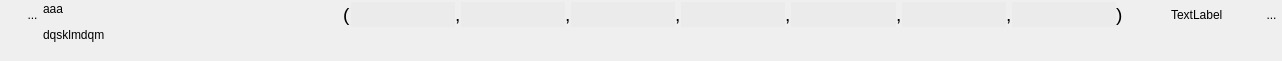
<?xml version="1.0" encoding="UTF-8"?>
<ui version="4.0">
 <class>WidgetTuple7</class>
 <widget class="QWidget" name="WidgetTuple7">
  <property name="geometry">
   <rect>
    <x>0</x>
    <y>0</y>
    <width>1282</width>
    <height>61</height>
   </rect>
  </property>
  <property name="sizePolicy">
   <sizepolicy hsizetype="Preferred" vsizetype="Minimum">
    <horstretch>0</horstretch>
    <verstretch>0</verstretch>
   </sizepolicy>
  </property>
  <property name="minimumSize">
   <size>
    <width>0</width>
    <height>0</height>
   </size>
  </property>
  <property name="windowTitle">
   <string>Form</string>
  </property>
  <layout class="QHBoxLayout" name="horizontalLayout_3">
   <property name="spacing">
    <number>0</number>
   </property>
   <property name="leftMargin">
    <number>1</number>
   </property>
   <property name="topMargin">
    <number>2</number>
   </property>
   <property name="rightMargin">
    <number>0</number>
   </property>
   <property name="bottomMargin">
    <number>2</number>
   </property>
   <item>
    <layout class="QVBoxLayout" name="verticalLayout_2">
     <property name="spacing">
      <number>0</number>
     </property>
     <item>
      <layout class="QHBoxLayout" name="horizontalLayout_2">
       <property name="spacing">
        <number>0</number>
       </property>
       <property name="sizeConstraint">
        <enum>QLayout::SetFixedSize</enum>
       </property>
       <item>
        <spacer name="horizontalSpacer_3">
         <property name="orientation">
          <enum>Qt::Horizontal</enum>
         </property>
         <property name="sizeType">
          <enum>QSizePolicy::Fixed</enum>
         </property>
         <property name="sizeHint" stdset="0">
          <size>
           <width>21</width>
           <height>20</height>
          </size>
         </property>
        </spacer>
       </item>
       <item>
        <widget class="MonBoutonValide" name="RBValide">
         <property name="minimumSize">
          <size>
           <width>21</width>
           <height>25</height>
          </size>
         </property>
         <property name="maximumSize">
          <size>
           <width>21</width>
           <height>25</height>
          </size>
         </property>
         <property name="focusPolicy">
          <enum>Qt::ClickFocus</enum>
         </property>
         <property name="toolTip">
          <string>Affiche le rapport de validation du mot-clef</string>
         </property>
         <property name="styleSheet">
          <string notr="true">border : 0px</string>
         </property>
         <property name="text">
          <string>...</string>
         </property>
         <property name="icon">
          <iconset>
           <normaloff>../Editeur/icons/ast-green-ball.png</normaloff>../Editeur/icons/ast-green-ball.png</iconset>
         </property>
         <property name="iconSize">
          <size>
           <width>25</width>
           <height>25</height>
          </size>
         </property>
        </widget>
       </item>
      </layout>
     </item>
     <item>
      <spacer name="verticalSpacer_2">
       <property name="orientation">
        <enum>Qt::Vertical</enum>
       </property>
       <property name="sizeHint" stdset="0">
        <size>
         <width>20</width>
         <height>5</height>
        </size>
       </property>
      </spacer>
     </item>
    </layout>
   </item>
   <item>
    <widget class="MonLabelClic" name="label">
     <property name="sizePolicy">
      <sizepolicy hsizetype="Fixed" vsizetype="Preferred">
       <horstretch>0</horstretch>
       <verstretch>0</verstretch>
      </sizepolicy>
     </property>
     <property name="minimumSize">
      <size>
       <width>300</width>
       <height>25</height>
      </size>
     </property>
     <property name="maximumSize">
      <size>
       <width>178</width>
       <height>16777215</height>
      </size>
     </property>
     <property name="frameShape">
      <enum>QFrame::NoFrame</enum>
     </property>
     <property name="text">
      <string>&lt;html&gt;&lt;head/&gt;&lt;body&gt;&lt;p&gt;aaa&lt;/p&gt;&lt;p&gt;dqsklmdqm&lt;/p&gt;&lt;/body&gt;&lt;/html&gt;</string>
     </property>
     <property name="scaledContents">
      <bool>false</bool>
     </property>
     <property name="alignment">
      <set>Qt::AlignLeading|Qt::AlignLeft|Qt::AlignTop</set>
     </property>
    </widget>
   </item>
   <item>
    <layout class="QVBoxLayout" name="verticalLayout">
     <item>
      <layout class="QHBoxLayout" name="horizontalLayout">
       <item>
        <widget class="QLabel" name="label_2">
         <property name="text">
          <string>&lt;html&gt;&lt;head/&gt;&lt;body&gt;&lt;p&gt;&lt;span style=&quot; font-size:14pt;&quot;&gt;(&lt;/span&gt;&lt;/p&gt;&lt;/body&gt;&lt;/html&gt;</string>
         </property>
        </widget>
       </item>
       <item>
        <widget class="QLineEdit" name="lineEditVal1">
         <property name="sizePolicy">
          <sizepolicy hsizetype="Preferred" vsizetype="Fixed">
           <horstretch>0</horstretch>
           <verstretch>0</verstretch>
          </sizepolicy>
         </property>
         <property name="minimumSize">
          <size>
           <width>0</width>
           <height>25</height>
          </size>
         </property>
         <property name="maximumSize">
          <size>
           <width>805</width>
           <height>16777215</height>
          </size>
         </property>
         <property name="styleSheet">
          <string notr="true">background:rgb(235,235,235);
border:0px;</string>
         </property>
        </widget>
       </item>
       <item>
        <widget class="QLabel" name="label_4">
         <property name="text">
          <string>&lt;html&gt;&lt;head/&gt;&lt;body&gt;&lt;p&gt;&lt;span style=&quot; font-size:14pt;&quot;&gt;,&lt;/span&gt;&lt;/p&gt;&lt;/body&gt;&lt;/html&gt;</string>
         </property>
        </widget>
       </item>
       <item>
        <widget class="QLineEdit" name="lineEditVal2">
         <property name="sizePolicy">
          <sizepolicy hsizetype="Preferred" vsizetype="Fixed">
           <horstretch>0</horstretch>
           <verstretch>0</verstretch>
          </sizepolicy>
         </property>
         <property name="minimumSize">
          <size>
           <width>0</width>
           <height>25</height>
          </size>
         </property>
         <property name="maximumSize">
          <size>
           <width>805</width>
           <height>16777215</height>
          </size>
         </property>
         <property name="focusPolicy">
          <enum>Qt::StrongFocus</enum>
         </property>
         <property name="styleSheet">
          <string notr="true">background:rgb(235,235,235);
border:0px;</string>
         </property>
        </widget>
       </item>
       <item>
        <widget class="QLabel" name="label_3">
         <property name="text">
          <string>&lt;html&gt;&lt;head/&gt;&lt;body&gt;&lt;p&gt;&lt;span style=&quot; font-size:14pt;&quot;&gt;,&lt;/span&gt;&lt;/p&gt;&lt;/body&gt;&lt;/html&gt;</string>
         </property>
        </widget>
       </item>
       <item>
        <widget class="QLineEdit" name="lineEditVal3">
         <property name="sizePolicy">
          <sizepolicy hsizetype="Preferred" vsizetype="Fixed">
           <horstretch>0</horstretch>
           <verstretch>0</verstretch>
          </sizepolicy>
         </property>
         <property name="minimumSize">
          <size>
           <width>0</width>
           <height>25</height>
          </size>
         </property>
         <property name="maximumSize">
          <size>
           <width>805</width>
           <height>16777215</height>
          </size>
         </property>
         <property name="focusPolicy">
          <enum>Qt::StrongFocus</enum>
         </property>
         <property name="styleSheet">
          <string notr="true">background:rgb(235,235,235);
border:0px;</string>
         </property>
        </widget>
       </item>
       <item>
        <widget class="QLabel" name="label_8">
         <property name="text">
          <string>&lt;html&gt;&lt;head/&gt;&lt;body&gt;&lt;p&gt;&lt;span style=&quot; font-size:14pt;&quot;&gt;,&lt;/span&gt;&lt;/p&gt;&lt;/body&gt;&lt;/html&gt;</string>
         </property>
        </widget>
       </item>
       <item>
        <widget class="QLineEdit" name="lineEditVal4">
         <property name="sizePolicy">
          <sizepolicy hsizetype="Expanding" vsizetype="Fixed">
           <horstretch>0</horstretch>
           <verstretch>0</verstretch>
          </sizepolicy>
         </property>
         <property name="minimumSize">
          <size>
           <width>0</width>
           <height>25</height>
          </size>
         </property>
         <property name="maximumSize">
          <size>
           <width>10000</width>
           <height>16777215</height>
          </size>
         </property>
         <property name="focusPolicy">
          <enum>Qt::StrongFocus</enum>
         </property>
         <property name="styleSheet">
          <string notr="true">background:rgb(235,235,235);
border:0px;</string>
         </property>
        </widget>
       </item>
       <item>
        <widget class="QLabel" name="label_9">
         <property name="text">
          <string>&lt;html&gt;&lt;head/&gt;&lt;body&gt;&lt;p&gt;&lt;span style=&quot; font-size:14pt;&quot;&gt;,&lt;/span&gt;&lt;/p&gt;&lt;/body&gt;&lt;/html&gt;</string>
         </property>
        </widget>
       </item>
       <item>
        <widget class="QLineEdit" name="lineEditVal5">
         <property name="sizePolicy">
          <sizepolicy hsizetype="Expanding" vsizetype="Fixed">
           <horstretch>0</horstretch>
           <verstretch>0</verstretch>
          </sizepolicy>
         </property>
         <property name="minimumSize">
          <size>
           <width>0</width>
           <height>25</height>
          </size>
         </property>
         <property name="maximumSize">
          <size>
           <width>10000</width>
           <height>16777215</height>
          </size>
         </property>
         <property name="focusPolicy">
          <enum>Qt::StrongFocus</enum>
         </property>
         <property name="styleSheet">
          <string notr="true">background:rgb(235,235,235);
border:0px;</string>
         </property>
        </widget>
       </item>
       <item>
        <widget class="QLabel" name="label_10">
         <property name="text">
          <string>&lt;html&gt;&lt;head/&gt;&lt;body&gt;&lt;p&gt;&lt;span style=&quot; font-size:14pt;&quot;&gt;,&lt;/span&gt;&lt;/p&gt;&lt;/body&gt;&lt;/html&gt;</string>
         </property>
        </widget>
       </item>
       <item>
        <widget class="QLineEdit" name="lineEditVal6">
         <property name="sizePolicy">
          <sizepolicy hsizetype="Expanding" vsizetype="Fixed">
           <horstretch>0</horstretch>
           <verstretch>0</verstretch>
          </sizepolicy>
         </property>
         <property name="minimumSize">
          <size>
           <width>0</width>
           <height>25</height>
          </size>
         </property>
         <property name="maximumSize">
          <size>
           <width>10000</width>
           <height>16777215</height>
          </size>
         </property>
         <property name="focusPolicy">
          <enum>Qt::StrongFocus</enum>
         </property>
         <property name="styleSheet">
          <string notr="true">background:rgb(235,235,235);
border:0px;</string>
         </property>
        </widget>
       </item>
       <item>
        <widget class="QLabel" name="label_11">
         <property name="text">
          <string>&lt;html&gt;&lt;head/&gt;&lt;body&gt;&lt;p&gt;&lt;span style=&quot; font-size:14pt;&quot;&gt;,&lt;/span&gt;&lt;/p&gt;&lt;/body&gt;&lt;/html&gt;</string>
         </property>
        </widget>
       </item>
       <item>
        <widget class="QLineEdit" name="lineEditVal7">
         <property name="sizePolicy">
          <sizepolicy hsizetype="Expanding" vsizetype="Fixed">
           <horstretch>0</horstretch>
           <verstretch>0</verstretch>
          </sizepolicy>
         </property>
         <property name="minimumSize">
          <size>
           <width>0</width>
           <height>25</height>
          </size>
         </property>
         <property name="maximumSize">
          <size>
           <width>10000</width>
           <height>16777215</height>
          </size>
         </property>
         <property name="focusPolicy">
          <enum>Qt::StrongFocus</enum>
         </property>
         <property name="styleSheet">
          <string notr="true">background:rgb(235,235,235);
border:0px;</string>
         </property>
        </widget>
       </item>
       <item>
        <widget class="QLabel" name="label_5">
         <property name="text">
          <string>&lt;html&gt;&lt;head/&gt;&lt;body&gt;&lt;p&gt;&lt;span style=&quot; font-size:14pt;&quot;&gt;)&lt;/span&gt;&lt;/p&gt;&lt;/body&gt;&lt;/html&gt;</string>
         </property>
        </widget>
       </item>
       <item>
        <spacer name="horizontalSpacer">
         <property name="orientation">
          <enum>Qt::Horizontal</enum>
         </property>
         <property name="sizeHint" stdset="0">
          <size>
           <width>40</width>
           <height>20</height>
          </size>
         </property>
        </spacer>
       </item>
       <item>
        <spacer name="horizontalSpacer_2">
         <property name="orientation">
          <enum>Qt::Horizontal</enum>
         </property>
         <property name="sizeType">
          <enum>QSizePolicy::Fixed</enum>
         </property>
         <property name="sizeHint" stdset="0">
          <size>
           <width>10</width>
           <height>20</height>
          </size>
         </property>
        </spacer>
       </item>
       <item>
        <widget class="QLabel" name="lineEditUnite">
         <property name="text">
          <string>TextLabel</string>
         </property>
        </widget>
       </item>
       <item>
        <spacer name="horizontalSpacer_4">
         <property name="orientation">
          <enum>Qt::Horizontal</enum>
         </property>
         <property name="sizeHint" stdset="0">
          <size>
           <width>40</width>
           <height>20</height>
          </size>
         </property>
        </spacer>
       </item>
       <item>
        <widget class="QToolButton" name="RBPoubelle">
         <property name="minimumSize">
          <size>
           <width>21</width>
           <height>25</height>
          </size>
         </property>
         <property name="maximumSize">
          <size>
           <width>21</width>
           <height>25</height>
          </size>
         </property>
         <property name="focusPolicy">
          <enum>Qt::ClickFocus</enum>
         </property>
         <property name="toolTip">
          <string>Détruit le mot-clef</string>
         </property>
         <property name="styleSheet">
          <string notr="true">border : 0px</string>
         </property>
         <property name="text">
          <string>...</string>
         </property>
         <property name="icon">
          <iconset>
           <normaloff>../Editeur/icons/deleteRond.png</normaloff>../Editeur/icons/deleteRond.png</iconset>
         </property>
         <property name="iconSize">
          <size>
           <width>25</width>
           <height>25</height>
          </size>
         </property>
        </widget>
       </item>
      </layout>
     </item>
     <item>
      <spacer name="verticalSpacer">
       <property name="orientation">
        <enum>Qt::Vertical</enum>
       </property>
       <property name="sizeHint" stdset="0">
        <size>
         <width>20</width>
         <height>13</height>
        </size>
       </property>
      </spacer>
     </item>
    </layout>
   </item>
  </layout>
 </widget>
 <customwidgets>
  <customwidget>
   <class>MonBoutonValide</class>
   <extends>QToolButton</extends>
   <header>monBoutonValide.h</header>
  </customwidget>
  <customwidget>
   <class>MonLabelClic</class>
   <extends>QLabel</extends>
   <header>monLabelClic.h</header>
  </customwidget>
 </customwidgets>
 <resources/>
 <connections/>
</ui>
